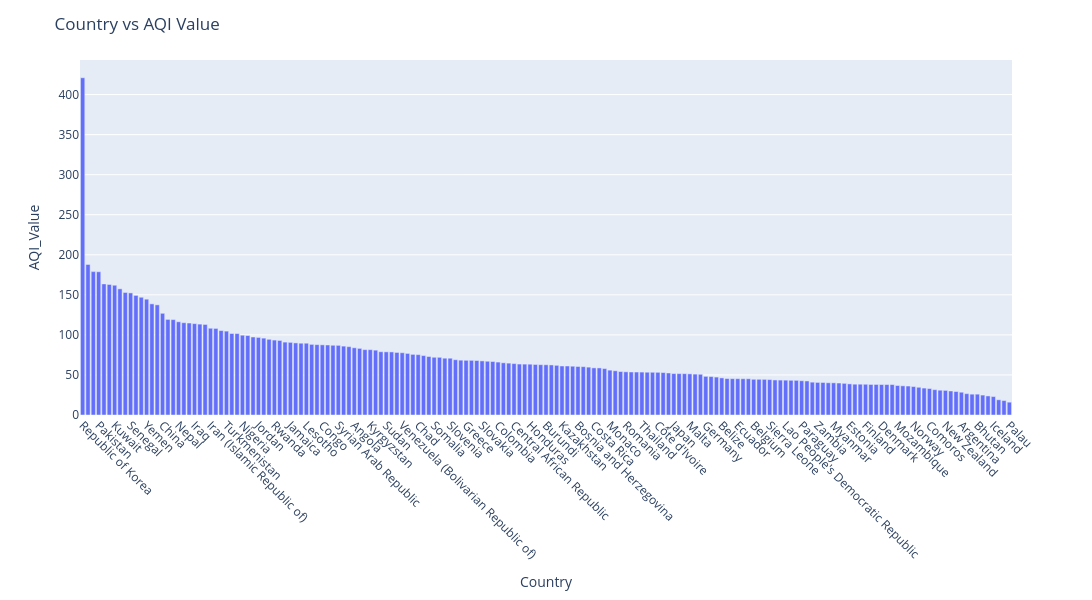

The cell this chart's notebook holds for it:
### Code cell
# Average AQI by country using plotly
fig = px.bar(
    avg_aqi_per_country,
    x = 'country_name',
    y = 'avg_aqi_value',
    labels = {'country_name': 'Country', 'avg_aqi_value': 'AQI_Value'},
    hover_data =  {'country_name': True, 'avg_aqi_value': True} # Both coutry and aqi will show on hover
)

fig.update_layout(
    height =  600,
    width =  4000,
    title = 'Country vs AQI Value',
    xaxis_tickangle = 45
)

fig.show()

### Figure 1 — Plotly figure (JSON) as saved in the notebook; plotly's stock layout.template omitted (floating-point values rounded to 4 significant figures; data arrays with more than 128 entries replaced by an {"elided": "..."} marker saying what was removed)
{"data": [{"hovertemplate": "Country=%{x}<br>AQI_Value=%{y}<extra></extra>", "legendgroup": "", "marker": {"color": "#636efa", "pattern": {"shape": ""}}, "name": "", "orientation": "v", "showlegend": false, "textposition": "auto", "type": "bar", "x": {"elided": "175 str values"}, "xaxis": "x", "y": {"elided": "175 float values"}, "yaxis": "y"}], "layout": {"barmode": "relative", "height": 600, "legend": {"tracegroupgap": 0}, "margin": {"t": 60}, "title": {"text": "Country vs AQI Value"}, "width": 4000, "xaxis": {"anchor": "y", "domain": [0, 1], "tickangle": 45, "title": {"text": "Country"}}, "yaxis": {"anchor": "x", "domain": [0, 1], "title": {"text": "AQI_Value"}}}}
